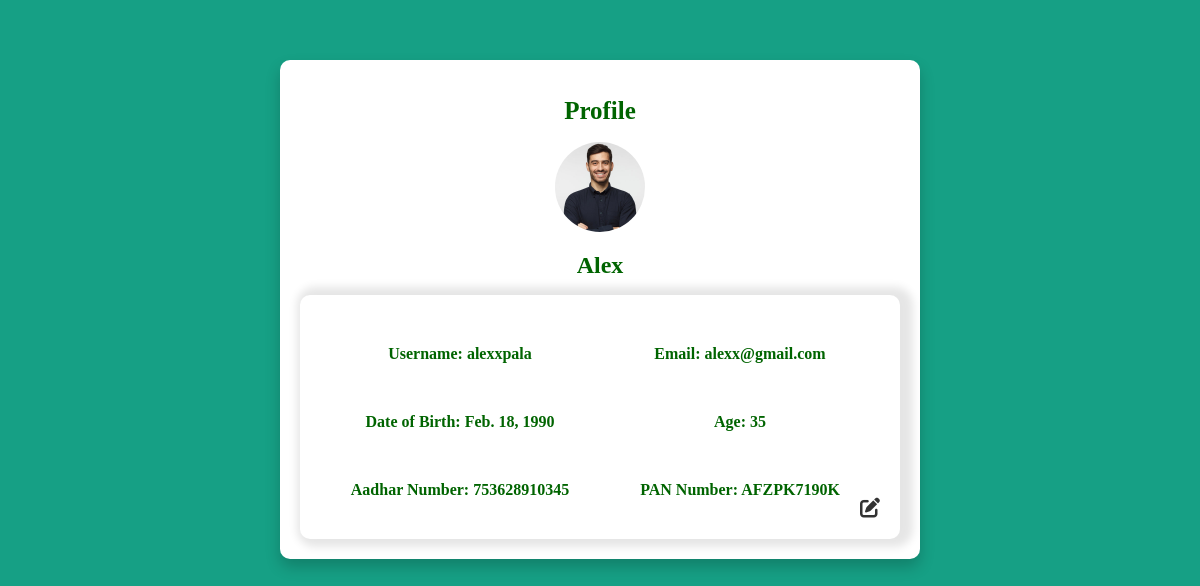
The app's page /profile/4/ (signed in) with its own data.
### appbank/models.py (models this page shows, shortened)
class Customer(models.Model):
    user = models.OneToOneField('CustomUser', on_delete=models.CASCADE, related_name='customer_profile')
    name = models.CharField(max_length=100)
    email = models.EmailField(unique=True)
    account_number = models.CharField(max_length=20, unique=True, blank=True, null=True)
    balance = models.DecimalField(max_digits=12, decimal_places=2, default=0.00)
    dob = models.DateField()
    age = models.IntegerField()
    pan_number = models.CharField(max_length=10)
    address = models.TextField()
    phone = models.CharField(max_length=15)
    aadhar_number = models.CharField(max_length=12)
    initial_amount = models.DecimalField(max_digits=12, decimal_places=2, default=0.00)
    profile_image = models.ImageField(upload_to='profile_images/', null=True, blank=True)
    class Meta:
        verbose_name = "Customer"
        verbose_name_plural = "Customers"

class CustomUser(AbstractUser):
    is_banker = models.BooleanField(default=False)
    is_customer = models.BooleanField(default=False)
    class Meta:
        verbose_name = "User"
        verbose_name_plural = "Users"

### appbank/views.py (the view)
# urls.py: path('profile/<int:user_id>/', views.profile_view, name='profile'),
def profile_view(request, user_id):
    customer = get_object_or_404(Customer, user__id=user_id)
    if not request.user.is_authenticated:
        return HttpResponseForbidden("You are not authorized to view this page.")
    if request.user.is_customer:
        if request.user.id != user_id:
            return HttpResponseForbidden("You are not authorized to view this page.")
        return render(request, 'profile.html', {'customer': customer})
    if request.user.is_banker:
        return render(request, 'banker_profile.html', {'customer': customer})
    return HttpResponseForbidden("You are not authorized to view this page.")

### templates/profile.html (shortened to what this page needs)
<!DOCTYPE html>
<html lang="en">
<head>
    <link href="https://cdnjs.cloudflare.com/ajax/libs/font-awesome/6.0.0-beta3/css/all.min.css" rel="stylesheet">
</head>
<body>
    <div class="profile-form">
         <h1 style="font-size:25px;color:DarkGreen;">Profile</h1>
        <img src="{{ customer.profile_image.url }}" alt="Profile Image" class="profile-image">
        <h1 class="profile-name">{{ customer.name }}</h1>
        <div class="container">
            <div class="profile">
                <form method="post" enctype="multipart/form-data">
                    <div class="label-container">
                        <label for="id_name">Username: {{ user.username }}</label>
                        <label for="id_email">Email: {{ customer.email }}</label>
                    </div>
                    <div class="label-container">
                        <label for="id_dob">Date of Birth: {{ customer.dob }}</label>
                        <label for="id_age">Age: {{ customer.age }}</label>
                    </div>
                    <div class="label-container">
                        <label for="id_aadhar_number">Aadhar Number: {{ customer.aadhar_number }}</label>
                        <label for="id_pan_number">PAN Number: {{ customer.pan_number }}</label>
                    </div>
                    <div class="edit-icon">
                        <a href="{% url 'edit_profile' %}" class="edit-icon" title="Edit Profile">
                            <i class="fas fa-edit"></i>
                        </a>
                    </div>
                </form>
            </div>
        </div>
    </div>
</body>
</html>

### templates/profile.html (style rules this page uses)
body { background-color: #16A085; }
.profile-form { max-width: 600px; margin: 0 auto; background-color: #ffffff; padding: 20px; box-shadow: 0 8px 15px rgba(0, 0, 0, 0.2); border-radius: 10px; position:relative; text-align:center; margin-top:60px; }
.profile-form form { display: flex; flex-direction: column; }
.profile-form label { margin-top: 20px; font-weight: bold; padding: 10px; background-color: #fff ; border-radius: 5px; width: 48%; color:DarkGreen; }
.profile-form .label-container { display: flex; justify-content: space-between; margin-bottom: 10px; }
.profile-image { display: block; margin: 0 auto 20px auto; border-radius: 50%; width: 90px; height: 90px; object-fit: cover; }
.profile-name { margin-top: 10px; font-size: 24px; font-weight: bold; color: DarkGreen; }
.container { display: flex; justify-content: center; }
.profile { width: 100%; padding: 20px; background-color: #fff; box-shadow: 5px 0px 8px 8px rgba(0, 0, 0, 0.1); border-radius: 10px; }
.edit-icon { position: absolute; bottom: 20px; right: 20px; cursor: pointer; }
.edit-icon i { font-size: 20px; color: #333; transition: transform 0.2s ease; }
.back-button, { display: inline-block; padding: 10px 20px; width: 50px; background-color: purple; color: white; text-decoration: none; border-radius: 5px; font-size: 16px; text-align: center; box-shadow: 0 4px 6px rgba(0, 0, 0, 0.1); transition: background-color 0.3s; }

### records on screen
Customer: profile_image (picture), name "Alex", email "alexx@gmail.com", dob "Feb. 18, 1990", age "35", aadhar_number "753628910345", pan_number "AFZPK7190K"
CustomUser: username "alexxpala"
